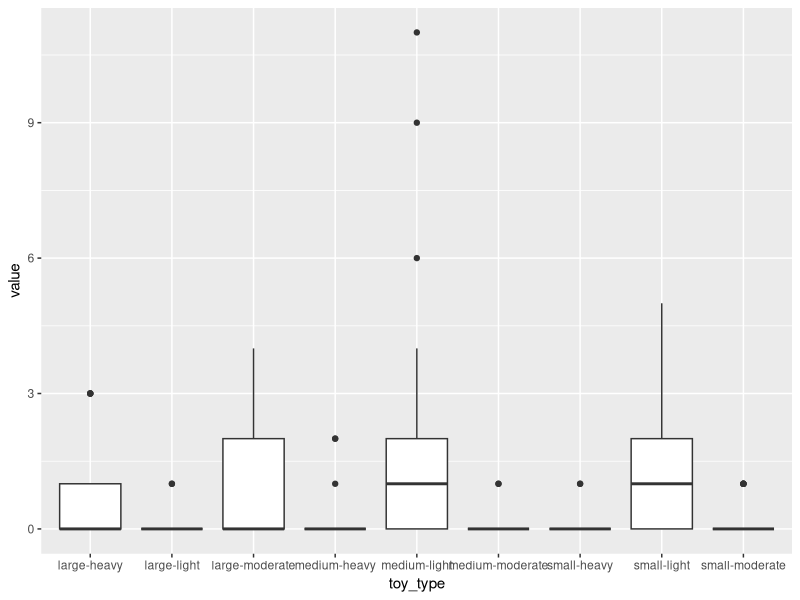
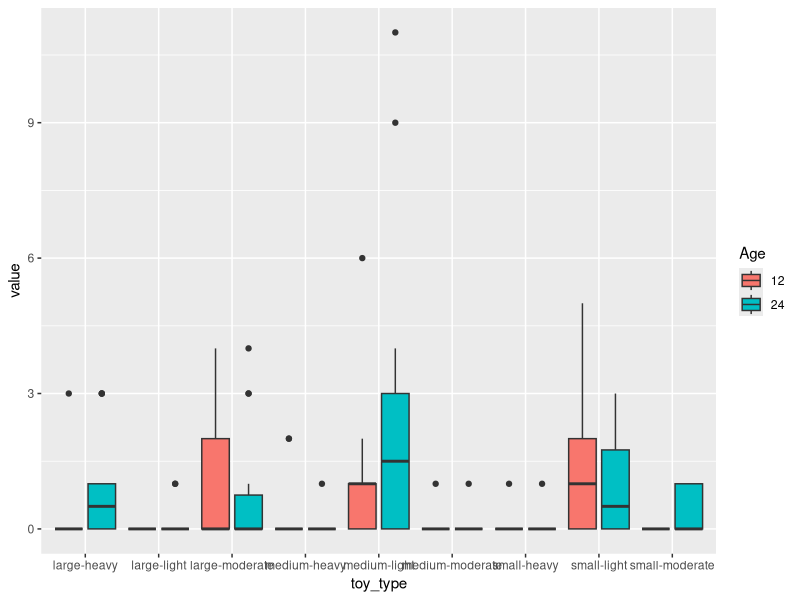
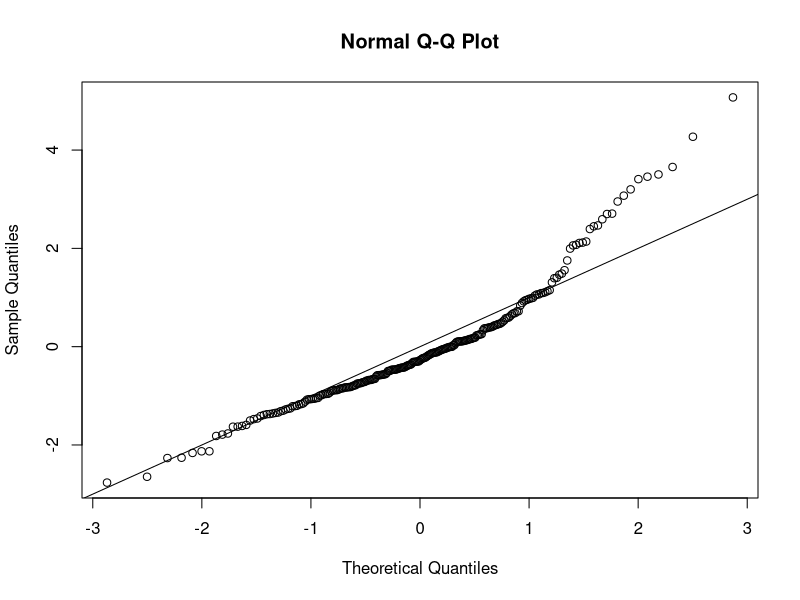
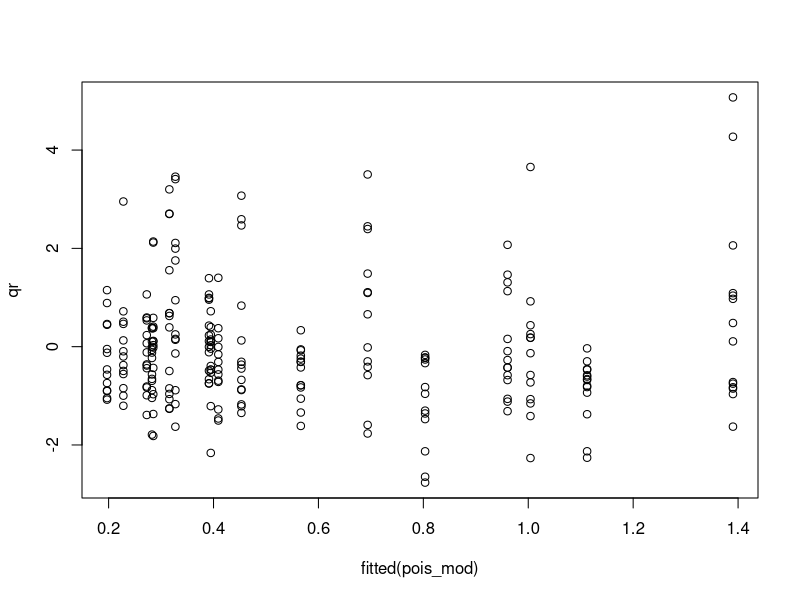
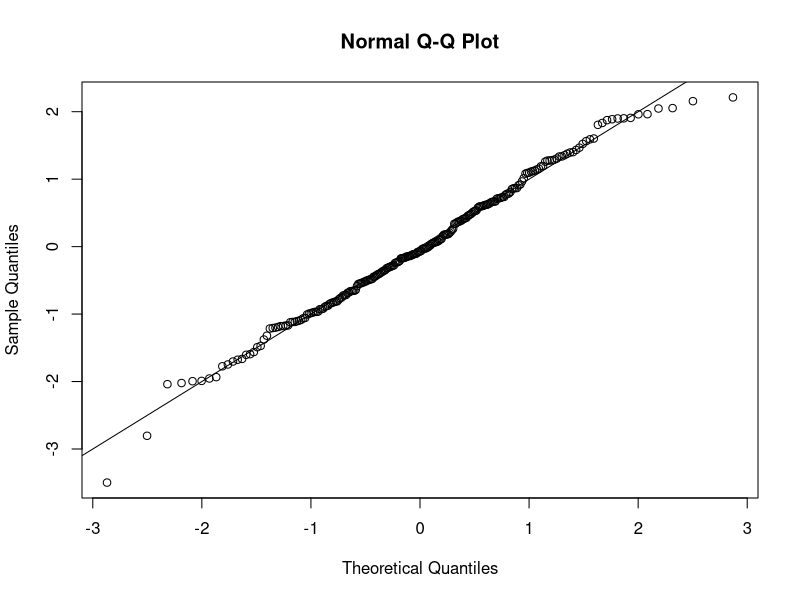
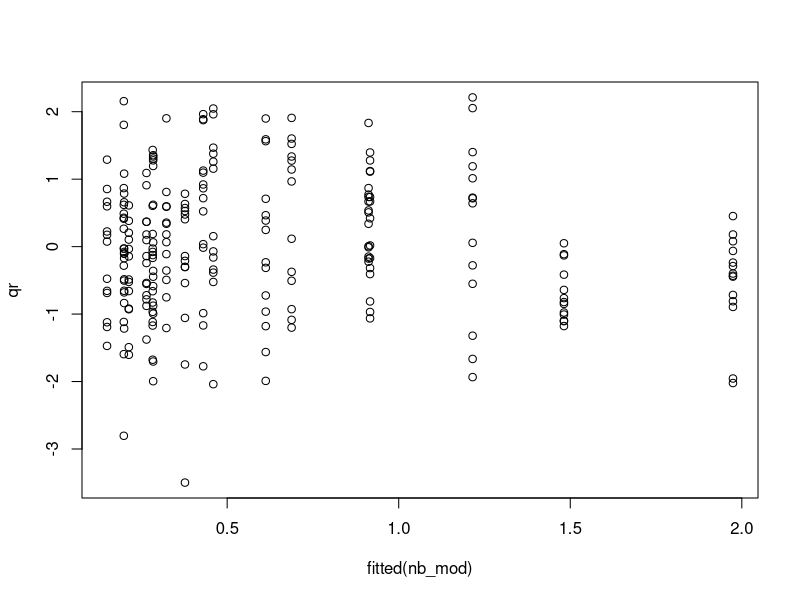
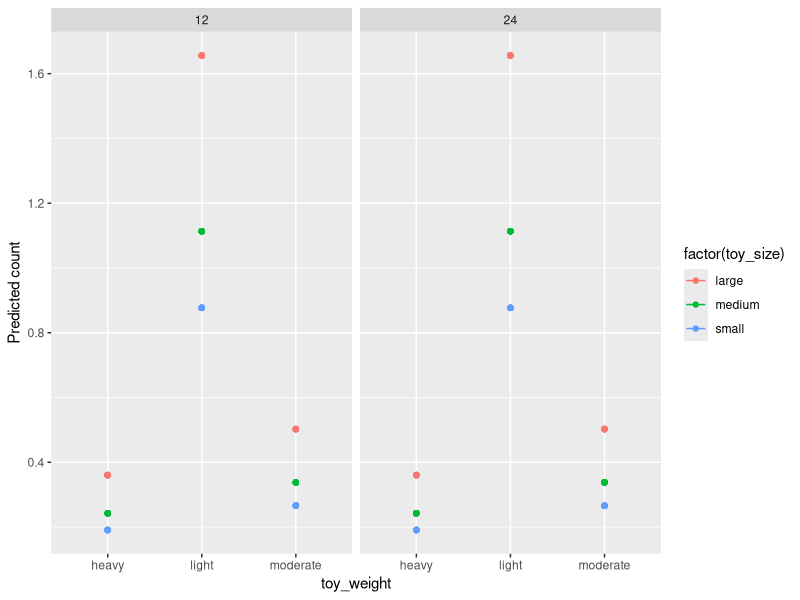

Write R code to recreate these figures, in order.
library(ggplot2)
library(pscl)
library(lmtest)
library(MASS)
library(statmod)


# function for Likelihood ratio test
lrt <- function (obj1, obj2) {
  L0 <- logLik(obj1)
  L1 <- logLik(obj2)
  L01 <- as.vector(- 2 * (L0 - L1))
  df <- attr(L1, "df") - attr(L0, "df")
  list(L01 = L01, df = df,
       "p-value" = pchisq(L01, df, lower.tail = FALSE))
}

# importing data
dat <- read.csv("toy_characteristics_transformed (1).csv")
dat <- read.csv("LabRDBMToySizeWeight.csv")
View(dat)
dat$Age <- factor(dat$Age)
dat$toy_size <- factor(dat$toy_size)
dat$toy_weight <- factor(dat$toy_weight)
dat$toy_type <- factor(dat$toy_type)
class(dat$Age)
class(dat$toy_size)
class(dat$toy_type)

# Data visualizations
e <- ggplot(dat, aes(x = toy_type, y = value))
e + geom_boxplot()
e2 <- e + 
  geom_boxplot(aes(fill = Age), position = position_dodge(0.9) )
e2
#e3 <- e2 + 
 # geom_boxplot(aes(fill = Age), position = position_dodge(0.9) )
#e3
# Poisson model
pois_mod <- glm(value ~ Age + toy_weight + toy_size, data = dat, family = poisson(link = "log"))
summary(pois_mod)
qr <- qresiduals(pois_mod)
qqnorm(qr)
abline(0,1)
plot(fitted(pois_mod), qr)
# dispersion of the Poisson model
E2 <- resid(pois_mod, type = "pearson")
N  <- nrow(dat)
p  <- length(coef(pois_mod))  
sum(E2^2) / (N - p)


# Negative biomial model 
#(if the dispersion of the Poisson > 1.1)
nb_mod <- glm.nb(value ~ Age + toy_weight + toy_size , data = dat)
summary(nb_mod)
qr <- qresiduals(nb_mod)
qqnorm(qr)
abline(0,1)
plot(fitted(nb_mod), qr)

E2 <- resid(nb_mod, type = "pearson")
N  <- nrow(dat)
p  <- length(coef(nb_mod))  
sum(E2^2) / (N - p)


# ZIP model with Poisson 
m1 <- zeroinfl(value ~  toy_weight +toy_size | toy_size, data = dat)
summary(m1)


## Exponentiated coefficients of the ZIP model
expCoef <- exp(coef((m1)))
expCoef <- matrix(expCoef, ncol = 2)
colnames(expCoef) <- c("Count_model","Zero_inflation_model")
expCoef

# dispersion calculation
E2 <- resid(m1, type = "pearson")
N  <- nrow(dat)
p  <- length(coef(m1))  
sum(E2^2) / (N - p)



# Likelihood ratio tests
lrt(nb_mod, m1) # negative binomial vs ZIP
lrt(pois_mod, m1) # Poisson vs ZIP
lrtest(pois_mod, nb_mod) # Negateive binomial vs poisson


# (SKIP THIS) ZIP model with negative binomial
m2 <- zeroinfl(value ~ Age + toy_size + toy_weight    | Age + toy_size + toy_weight, dist='negbin', data = dat)
summary(m2)
# Dispersion Statistic
E2 <- resid(m2, type = "pearson")
N  <- nrow(dat)
p  <- length(coef(m2)) + 1 # '+1' is due to theta
sum(E2^2) / (N - p)


# plotting expected count for different combinations of predictors
# replace m1 with other model for getting the plot for Poisson/Negative binomial
ggplot(dat, aes(x = toy_weight, y = predict(m1, dat), colour = factor(toy_size)))+
  geom_point() +
  geom_line() +
  facet_wrap(~Age) +
  labs(x = "toy_weight", y = "Predicted count")
